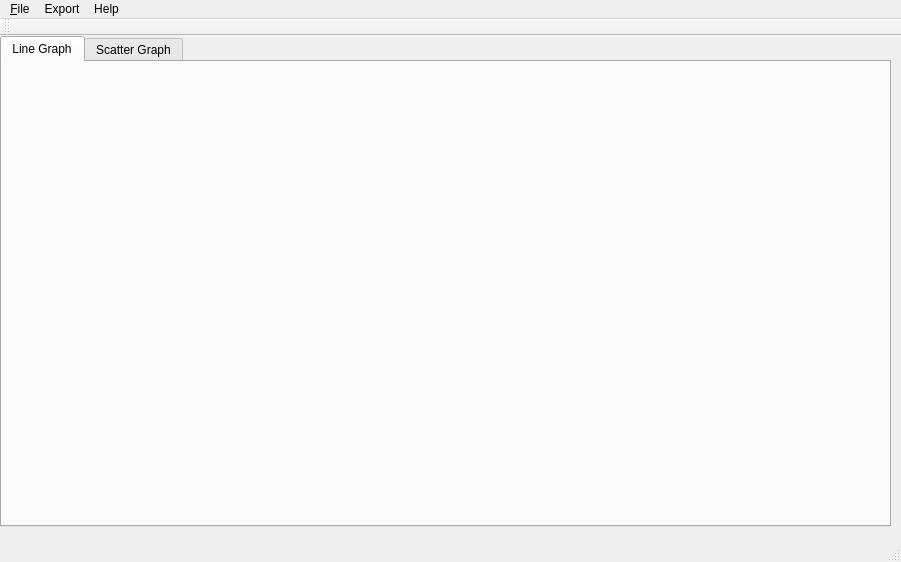
<?xml version="1.0" encoding="UTF-8"?>
<ui version="4.0">
 <class>MainWindow</class>
 <widget class="QMainWindow" name="MainWindow">
  <property name="geometry">
   <rect>
    <x>0</x>
    <y>0</y>
    <width>901</width>
    <height>562</height>
   </rect>
  </property>
  <property name="windowTitle">
   <string>MainWindow</string>
  </property>
  <widget class="QWidget" name="centralWidget">
   <widget class="QTabWidget" name="tabWidget">
    <property name="geometry">
     <rect>
      <x>0</x>
      <y>0</y>
      <width>891</width>
      <height>491</height>
     </rect>
    </property>
    <property name="currentIndex">
     <number>0</number>
    </property>
    <widget class="QWidget" name="tab">
     <attribute name="title">
      <string>Line Graph</string>
     </attribute>
    </widget>
    <widget class="QWidget" name="tab_2">
     <attribute name="title">
      <string>Scatter Graph</string>
     </attribute>
    </widget>
   </widget>
  </widget>
  <widget class="QToolBar" name="mainToolBar">
   <attribute name="toolBarArea">
    <enum>TopToolBarArea</enum>
   </attribute>
   <attribute name="toolBarBreak">
    <bool>false</bool>
   </attribute>
  </widget>
  <widget class="QStatusBar" name="statusBar"/>
  <widget class="QMenuBar" name="menuBar">
   <property name="geometry">
    <rect>
     <x>0</x>
     <y>0</y>
     <width>901</width>
     <height>21</height>
    </rect>
   </property>
   <widget class="QMenu" name="menuFile">
    <property name="title">
     <string>&amp;File</string>
    </property>
    <addaction name="actionOpen_Megasquirt_Log"/>
    <addaction name="actionOpen_LibreEMS_Log"/>
    <addaction name="actionOpen_Embedded_Lockers_Log"/>
    <addaction name="actionClose_Log"/>
    <addaction name="actionQuit"/>
   </widget>
   <widget class="QMenu" name="menuHelp">
    <property name="title">
     <string>Help</string>
    </property>
    <addaction name="actionAbout"/>
   </widget>
   <widget class="QMenu" name="menuExport">
    <property name="title">
     <string>Export</string>
    </property>
    <addaction name="actionExport_as_CSV"/>
   </widget>
   <addaction name="menuFile"/>
   <addaction name="menuExport"/>
   <addaction name="menuHelp"/>
  </widget>
  <action name="actionOpen_Log">
   <property name="text">
    <string>&amp;Open Log</string>
   </property>
  </action>
  <action name="actionClose_Log">
   <property name="text">
    <string>&amp;Close Log</string>
   </property>
  </action>
  <action name="actionQuit">
   <property name="text">
    <string>&amp;Exit</string>
   </property>
  </action>
  <action name="actionSelect_Dialog">
   <property name="text">
    <string>Select Dialog</string>
   </property>
  </action>
  <action name="actionOpen_Megasquirt_Log">
   <property name="text">
    <string>Open Megasquirt Log</string>
   </property>
  </action>
  <action name="actionOpen_LibreEMS_Log">
   <property name="text">
    <string>Open LibreEMS Log</string>
   </property>
  </action>
  <action name="actionOpen_Embedded_Lockers_Log">
   <property name="text">
    <string>Open Embedded-Lockers Log</string>
   </property>
  </action>
  <action name="actionAbout">
   <property name="text">
    <string>About</string>
   </property>
  </action>
  <action name="actionExport_as_CSV">
   <property name="text">
    <string>Export as CSV</string>
   </property>
  </action>
 </widget>
 <layoutdefault spacing="6" margin="11"/>
 <resources/>
 <connections/>
</ui>
